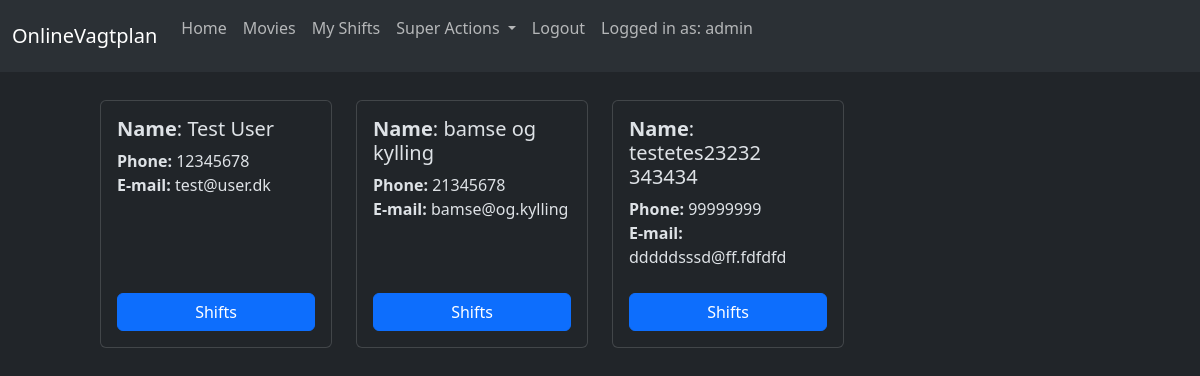
The page /volunteers/ (signed in) on the database as committed earlier.
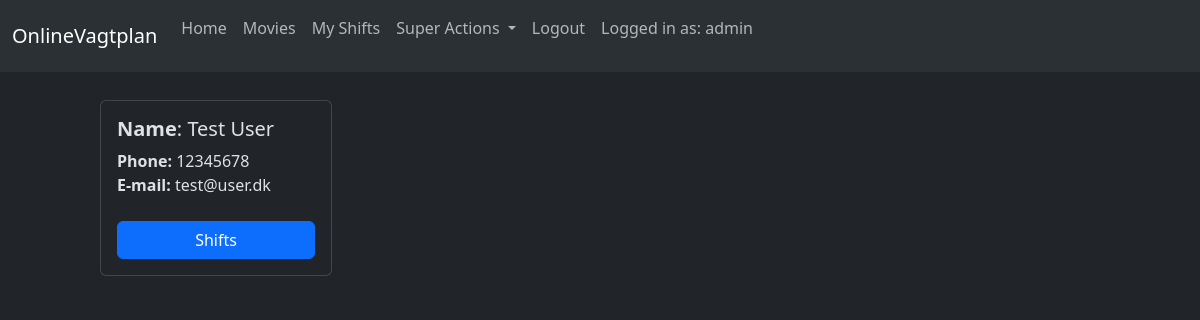
The same page on the database as committed later.
### shiftbooker/models.py (models this page shows)
class User(AbstractUser):
    registered = models.DateField(
        ("Registration Date"), auto_now=False, auto_now_add=True
    )
    phone = models.CharField(max_length=100)
    shifts_taken = models.IntegerField("Number of shifts taken", default=0)
    objects = CustomUserManager()
    class Meta(AbstractUser.Meta):
        swappable = "AUTH_USER_MODEL"
        permissions = (("can_view_users_shifts", "Can view users and shifts"),)
    def get_absolute_url(self):
        return reverse("volunteer-detail", args=[str(self.id)])

### shiftbooker/views.py (the view)
# urls.py: path("volunteers/", views.VolunteerListView.as_view(), name="volunteers"),
class VolunteerListView(PermissionRequiredMixin, LoginRequiredMixin, generic.ListView):
    permission_required = "shiftbooker.can_view_users_shifts"
    model = get_user_model()
    template_name = "shiftbooker/volunteer_list.html"
    def get_queryset(self):
        queryset = get_user_model().objects.filter(groups__name="volunteer")
        return queryset
    def get_context_data(self, **kwargs):
        context = super().get_context_data(**kwargs)
        context["shifts"] = Shift.objects.all()
        return context

### templates/shiftbooker/volunteer_list.html
{% extends "base.html" %}
{% block content %}
<div class="row" style="padding-top:20px;">
  {% for volunteer in user_list %}
  <div class="col-3 mb-4">
    <div class="card" style="height:100%">
      <div class="card-body d-flex flex-column">
        <div class="flex-grow-1 align-self-start">
          <h5 class="card-title">
            <strong>Name</strong>:
            {% if volunteer.first_name and volunteer.last_name %}
            {{ volunteer.first_name }} {{ volunteer.last_name }}
            {% else %}
              {{ volunteer.username }}
            {% endif %}
          </h5>
          <p class="card-text" style="margin-bottom:0px"><strong>Phone:</strong> {{ volunteer.phone }}</p>
          {% if volunteer.email %}
            <p class="card-text"><strong>E-mail:</strong> {{ volunteer.email }}</p>
          {% endif %}
        </div>
        <br>
          <a href="{{ volunteer.get_absolute_url }}" class="btn btn-primary mt-auto">Shifts</a>
        </div>
    </div>
  </div>
  {% empty %}
  <p>There are no volunteers</p>
  {% endfor %}
</div>
</div>
{% endblock %}

Rows that differ between the two databases and show on the page:
removed User: first_name "bamse", last_name "og kylling", phone "21345678", email "bamse@og.kylling"
removed User: first_name "testetes23232", last_name "343434", phone "99999999", email "dddddsssd@ff.fdfdfd"
